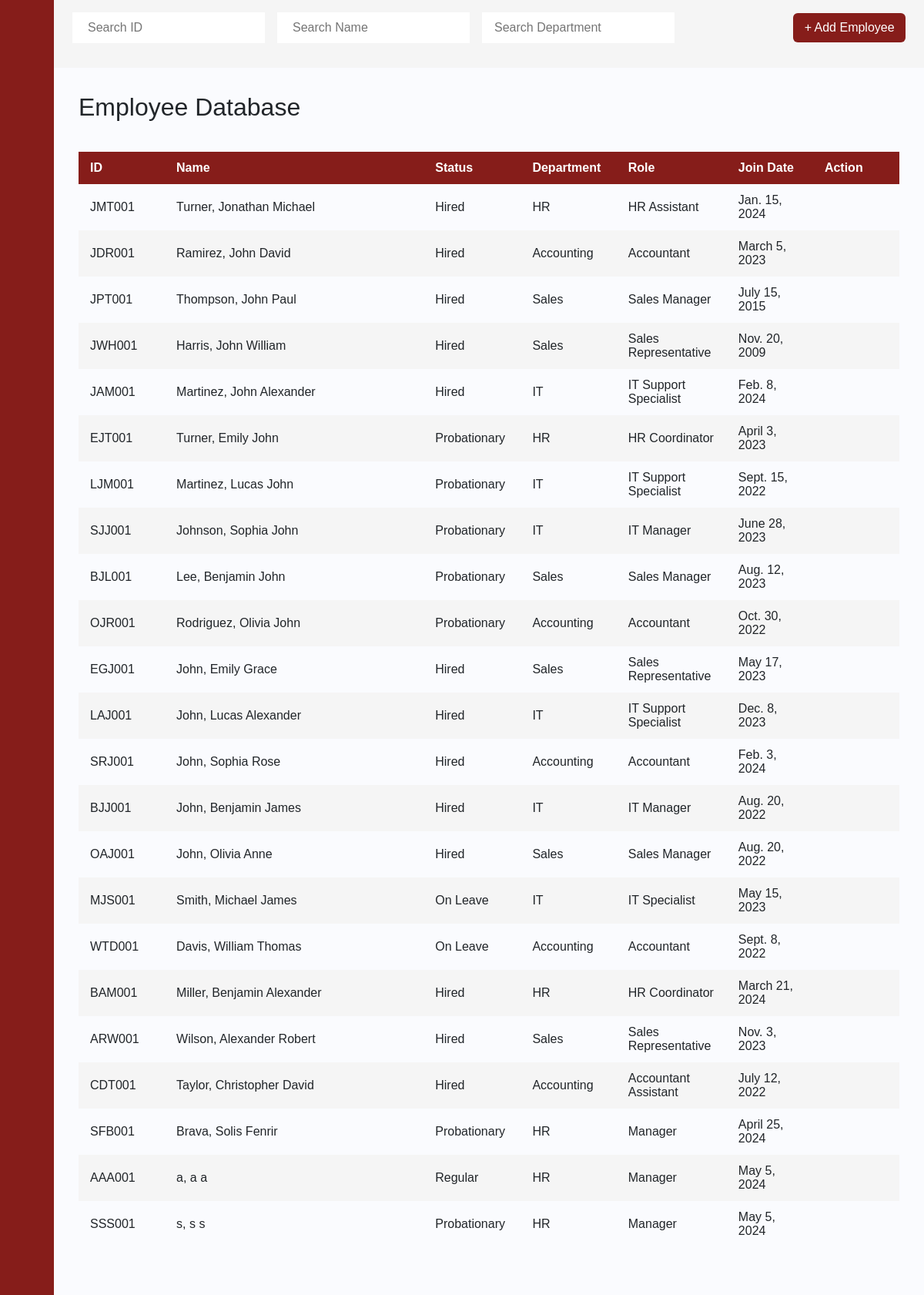
Page /employee_database/1/ on the committed database.
### payrollapp/models.py (models this page shows, shortened)
class Employee(models.Model):
    Last_name = models.CharField(max_length=50)
    First_name = models.CharField(max_length=50)
    Middle_name = models.CharField(max_length=50, blank=True, null=True)
    id_number = models.CharField(max_length=6, primary_key=True)
    Status  = models.CharField(max_length=255)
    Department  = models.CharField(max_length=255)
    Role   = models.CharField(max_length=255)
    Join_Date = models.DateField(blank=True, null=True)
    Phone_Number = models.CharField(max_length=255)
    Email = models.CharField(max_length=255)
    BankNumber = models.CharField(max_length=255)
    Salary   = models.FloatField()
    Vacation_Leaves = models.IntegerField()
    Sick_Leaves = models.IntegerField()

### payrollapp/views.py (the view)
# urls.py: path('employee_database/<int:UID>/', views.employee_database, name='employee_database'),
def employee_database(request, UID):
    a = Employee.objects.all()
    user = get_object_or_404(USER_ACCOUNT, pk=UID)
    return render(request, 'payrollapp/employee_database.html', {'user':user, 'a':a})

### payrollapp/templates/payrollapp/employee_database.html (shortened to what this page needs)
{% extends 'payrollapp/base.html' %}
{% load static %}
{% block content %}
<div class="main">
    <div class="dashboard-navbar">
        <form action="#">
          <div class="nav-search">
            <input type="text" class="search-query mr-3" placeholder="Search ID" onkeyup="searchID()" id="eID">
            <input type="text" class="search-query mr-3" placeholder="Search Name" onkeyup="searchName()" id="eName">
            <input type="text" class="search-query px-3" id="eDepa" placeholder="Search Department" onkeyup="searchDepartment()">
          </div>
        </form>
        <div class="navbar-content">
            <ul class="main-nav">
                <div class="nav-search">
                    <a href="{% url 'add_employee' UID=user.pk %}" class="btn">+ Add Employee</a>
                </div>
            </ul>
        </div>
    </div>
    <div class="content">
        <h2>Employee Database</h2>
        <div style="overflow-x:auto;">
            <table id="posts">
                <thead>
                    <tr>
                        <th style="width:10%">ID</th>
                        <th style="width:30%">Name</th>
                        <th style="width:10%">Status</th>
                        <th style="width:10%">Department</th>
                        <th style="width:10%">Role</th>
                        <th style="width:10%">Join Date</th>
                        <th style="width:10%">Action</th>
                    </tr>
                </thead>
                <tbody>
                {% for b in a %}
                    <tr>
                        <td> {{ b.id_number }} </td>
                        <td> {{ b.Last_name }}, {{ b.First_name }} {{ b.Middle_name }}</td>
                        <td> {{ b.Status }} </td>
                        <td> {{ b.Department }} </td>
                        <td> {{ b.Role }} </td>
                        <td> {{ b.Join_Date }} </td>
                        <td> <a class="btn" href="{% url 'employee_info' UID=user.pk EID=b.pk %}"></a></td>
                    </tr>
                {% endfor %}
                </tbody>
            </table>
        </div>
    </div>
</div>
{% endblock %}

### rows in the picture
Employee: id_number "JMT001", Last_name "Turner", First_name "Jonathan", Middle_name "Michael", Status "Hired", Department "HR", Role "HR Assistant", Join_Date "Jan. 15, 2024"
Employee: id_number "JDR001", Last_name "Ramirez", First_name "John", Middle_name "David", Status "Hired", Department "Accounting", Role "Accountant", Join_Date "March 5, 2023"
Employee: id_number "JPT001", Last_name "Thompson", First_name "John", Middle_name "Paul", Status "Hired", Department "Sales", Role "Sales Manager", Join_Date "July 15, 2015"
Employee: id_number "JWH001", Last_name "Harris", First_name "John", Middle_name "William", Status "Hired", Department "Sales", Role "Sales Representative", Join_Date "Nov. 20, 2009"
Employee: id_number "JAM001", Last_name "Martinez", First_name "John", Middle_name "Alexander", Status "Hired", Department "IT", Role "IT Support Specialist", Join_Date "Feb. 8, 2024"
Employee: id_number "EJT001", Last_name "Turner", First_name "Emily", Middle_name "John", Status "Probationary", Department "HR", Role "HR Coordinator", Join_Date "April 3, 2023"
Employee: id_number "LJM001", Last_name "Martinez", First_name "Lucas", Middle_name "John", Status "Probationary", Department "IT", Role "IT Support Specialist", Join_Date "Sept. 15, 2022"
Employee: id_number "SJJ001", Last_name "Johnson", First_name "Sophia", Middle_name "John", Status "Probationary", Department "IT", Role "IT Manager", Join_Date "June 28, 2023"
Employee: id_number "BJL001", Last_name "Lee", First_name "Benjamin", Middle_name "John", Status "Probationary", Department "Sales", Role "Sales Manager", Join_Date "Aug. 12, 2023"
Employee: id_number "OJR001", Last_name "Rodriguez", First_name "Olivia", Middle_name "John", Status "Probationary", Department "Accounting", Role "Accountant", Join_Date "Oct. 30, 2022"
Employee: id_number "EGJ001", Last_name "John", First_name "Emily", Middle_name "Grace", Status "Hired", Department "Sales", Role "Sales Representative", Join_Date "May 17, 2023"
Employee: id_number "LAJ001", Last_name "John", First_name "Lucas", Middle_name "Alexander", Status "Hired", Department "IT", Role "IT Support Specialist", Join_Date "Dec. 8, 2023"
Employee: id_number "SRJ001", Last_name "John", First_name "Sophia", Middle_name "Rose", Status "Hired", Department "Accounting", Role "Accountant", Join_Date "Feb. 3, 2024"
Employee: id_number "BJJ001", Last_name "John", First_name "Benjamin", Middle_name "James", Status "Hired", Department "IT", Role "IT Manager", Join_Date "Aug. 20, 2022"
Employee: id_number "OAJ001", Last_name "John", First_name "Olivia", Middle_name "Anne", Status "Hired", Department "Sales", Role "Sales Manager", Join_Date "Aug. 20, 2022"
Employee: id_number "MJS001", Last_name "Smith", First_name "Michael", Middle_name "James", Status "On Leave", Department "IT", Role "IT Specialist", Join_Date "May 15, 2023"
Employee: id_number "WTD001", Last_name "Davis", First_name "William", Middle_name "Thomas", Status "On Leave", Department "Accounting", Role "Accountant", Join_Date "Sept. 8, 2022"
Employee: id_number "BAM001", Last_name "Miller", First_name "Benjamin", Middle_name "Alexander", Status "Hired", Department "HR", Role "HR Coordinator", Join_Date "March 21, 2024"
Employee: id_number "ARW001", Last_name "Wilson", First_name "Alexander", Middle_name "Robert", Status "Hired", Department "Sales", Role "Sales Representative", Join_Date "Nov. 3, 2023"
Employee: id_number "CDT001", Last_name "Taylor", First_name "Christopher", Middle_name "David", Status "Hired", Department "Accounting", Role "Accountant Assistant", Join_Date "July 12, 2022"
Employee: id_number "SFB001", Last_name "Brava", First_name "Solis", Middle_name "Fenrir", Status "Probationary", Department "HR", Role "Manager", Join_Date "April 25, 2024"
Employee: id_number "AAA001", Last_name "a", First_name "a", Middle_name "a", Status "Regular", Department "HR", Role "Manager", Join_Date "May 5, 2024"
Employee: id_number "SSS001", Last_name "s", First_name "s", Middle_name "s", Status "Probationary", Department "HR", Role "Manager", Join_Date "May 5, 2024"
